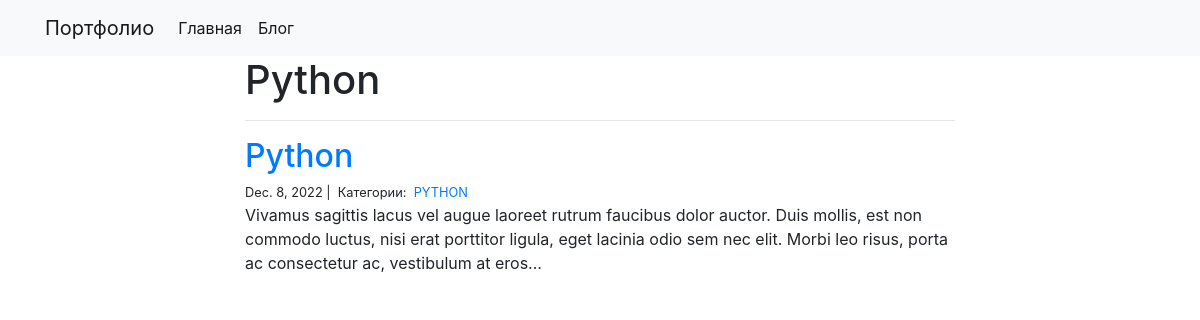
/blog/PYTHON/, run on the app's committed database.
### blog/models.py (models this page shows)
class Post(models.Model):
    title = models.CharField(max_length=250)
    body = models.TextField()
    created_on = models.DateTimeField(auto_now_add=True)
    last_modified = models.DateTimeField(auto_now=True)
    categories = models.ManyToManyField('Category', related_name='posts')

class Category(models.Model):
    name = models.CharField(max_length=30)

### blog/views.py (the view)
# urls.py: path("<category>/", views.blog_category, name="blog_category"),
def blog_category(request, category):
    posts = Post.objects.filter(
        categories__name__contains=category
    ).order_by(
        '-created_on'
    )
    context = {
        "category": category,
        "posts": posts
    }
    return render(request, "blog_category.html", context)

### blog/templates/blog_category.html
{% extends "base.html" %}
{% block page_content %}
<div class="col-md-8 offset-md-2">
    <h1>{{ category | title }}</h1>
    <hr>
    {% for post in posts %}
        <h2><a href="{% url 'blog_detail' post.pk%}">{{ post.title }}</a></h2>
        <small>
            {{ post.created_on.date }} |&nbsp;
            Категории:&nbsp;
            {% for category in post.categories.all %}
            <a href="{% url 'blog_category' category.name %}">
                {{ category.name }}
            </a>&nbsp;
            {% endfor %}
        </small>
        <p>{{ post.body | slice:":400" }}...</p>
    {% endfor %}
</div>
{% endblock %}

### data on the page
Post: title "Python", created_on "Dec. 8, 2022", body "Vivamus sagittis lacus vel augue laoreet rutrum faucibus dolor auctor. Duis mollis, est non commodo luctus, nisi erat porttitor ligula, eget lacinia odio sem nec elit. Morbi leo risus, porta ac consectetur ac, vestibulum at eros"
Category: name "PYTHON"

### other printed values
{{ category | title }} "Python"
